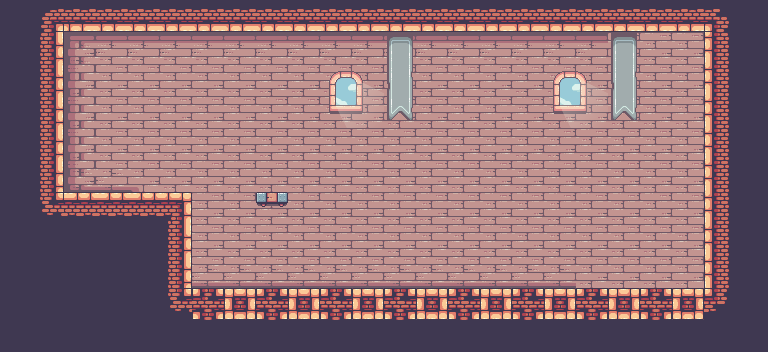

Tiled map render using the project's own tile images. Description and the whole map definition, tile-layer contents included, below:
An orthogonal 24x11 tile map with 32x32 px tiles, 3 tile layers (background, items, ground), 2 tilesets and 12 objects (pig, king, pig2, startdoor, enddoor, ...).

<map version="1.10" tiledversion="1.11.2" orientation="orthogonal" renderorder="right-down" width="24" height="11" tilewidth="32" tileheight="32" infinite="0" nextlayerid="8" nextobjectid="26">
 <tileset firstgid="1" name="Terrain (32x32)" tilewidth="32" tileheight="32" tilecount="247" columns="19">
  <image source="../images/14-TileSets/Terrain (32x32).png" width="608" height="416" />
 </tileset>
 <tileset firstgid="248" name="Decorations (32x32)" tilewidth="32" tileheight="32" tilecount="42" columns="7">
  <image source="../images/14-TileSets/Decorations (32x32).png" width="224" height="192" />
 </tileset>
 <layer id="1" name="background" width="24" height="11">
  <data encoding="csv">
41,27,60,60,60,60,60,60,60,60,60,60,60,60,60,60,60,60,60,60,60,60,28,41,
41,42,135,136,136,136,136,136,136,136,136,136,136,136,136,136,136,136,136,155,155,155,40,41,
41,42,154,155,155,155,155,155,155,155,155,155,155,155,155,155,155,155,155,155,155,155,40,41,
41,42,154,155,155,155,155,155,155,155,155,155,155,155,155,155,155,155,155,155,155,155,40,41,
41,42,154,155,155,155,155,155,155,155,155,155,155,155,155,155,155,155,155,155,155,155,40,41,
41,42,154,155,155,155,155,155,155,155,155,155,155,155,155,155,155,155,155,155,155,155,40,41,
41,42,33,155,155,155,155,155,155,155,155,155,155,155,155,155,155,155,155,155,155,155,40,41,
41,41,41,22,155,155,155,155,155,155,155,155,155,155,155,155,155,155,155,155,155,155,40,41,
41,41,41,0,174,174,174,174,174,174,174,174,174,174,174,174,174,174,155,155,155,155,40,41,
41,59,60,60,22,22,22,22,22,22,22,22,22,22,22,22,22,22,22,22,36,101,47,41,
41,41,41,41,41,41,41,41,41,41,41,41,41,41,41,41,41,41,41,41,41,41,41,41
</data>
 </layer>
 <layer id="4" name="items" width="24" height="11">
  <data encoding="csv">
0,0,0,0,0,0,0,0,0,0,0,0,0,0,0,0,0,0,0,0,0,0,0,0,
0,0,0,0,0,136,0,0,0,0,0,0,256,0,0,0,0,0,0,256,0,0,0,0,
0,0,0,155,155,155,0,0,0,0,271,272,263,0,0,0,0,271,272,263,0,0,0,0,
0,0,0,155,155,155,0,0,0,0,278,279,270,0,0,0,0,278,279,270,0,0,0,0,
0,0,0,0,0,0,0,0,0,0,0,0,0,0,0,0,0,0,0,0,0,0,0,0,
0,0,0,0,0,0,0,0,0,0,0,0,0,0,0,0,0,0,0,0,0,0,0,0,
0,0,0,0,0,0,0,0,267,0,0,0,0,0,0,0,0,0,0,0,0,0,0,0,
0,0,0,0,0,0,0,0,0,0,0,0,0,0,0,0,0,0,0,0,0,0,0,0,
0,0,0,0,0,0,0,0,0,0,0,0,0,0,0,0,0,0,0,0,0,0,0,0,
0,0,0,0,0,0,0,0,0,0,0,0,0,0,0,0,0,0,0,0,0,0,0,0,
0,0,0,0,0,0,0,0,0,0,0,0,0,0,0,0,0,0,0,0,0,0,0,0
</data>
 </layer>
 <layer id="2" name="ground" width="24" height="11">
  <data encoding="csv">
0,0,0,0,0,0,0,0,0,0,0,0,0,0,0,0,0,0,0,0,0,0,0,0,
0,0,0,0,0,0,0,0,0,0,0,0,0,0,0,0,0,0,0,0,0,0,0,0,
0,0,0,0,0,0,0,0,0,0,0,0,0,0,0,0,0,0,0,0,0,0,0,0,
0,0,0,0,0,0,0,0,0,0,0,0,0,0,0,0,0,0,0,0,0,0,0,0,
0,0,0,0,0,0,0,0,0,0,0,0,0,0,0,0,0,0,0,0,0,0,0,0,
0,0,173,174,142,0,0,0,0,0,0,0,0,0,0,0,0,0,0,0,0,0,0,0,
0,46,22,22,22,23,0,0,0,0,0,0,0,0,0,0,0,0,0,0,0,0,0,0,
0,0,0,41,41,42,0,0,0,0,0,0,0,0,0,0,0,0,0,0,0,0,0,0,
0,0,0,41,41,42,174,174,0,0,0,0,0,0,0,0,0,0,0,0,0,0,0,0,
0,41,41,41,41,46,36,101,36,101,36,101,36,101,36,101,36,101,36,101,36,0,0,0,
0,0,0,0,0,0,0,0,0,0,0,0,0,0,0,0,0,0,0,0,0,0,0,0
</data>
 </layer>
 <objectgroup id="5" name="collisions">
  <object id="5" x="64" y="194.666" width="126.666" height="54.0007" />
  <object id="9" x="258" y="192" width="29.3333" height="17.3333" />
  <object id="20" x="18.8485" y="7.75758" width="43.1515" height="220.727" />
  <object id="22" x="705.33" y="3" width="50.667" height="332" />
  <object id="23" x="141" y="292" width="598" height="60" />
  <object id="24" x="145" y="196" width="51" height="140" />
 </objectgroup>
 <objectgroup id="3" name="spawnpoints">
  <object id="2" name="pig" x="509" y="262.667">
   <point />
  </object>
  <object id="1" name="king" x="122.667" y="176.667">
   <point />
  </object>
  <object id="8" name="pig2" x="270.667" y="182.667">
   <point />
  </object>
  <object id="10" name="startdoor" x="131.333" y="190.667">
   <point />
  </object>
  <object id="16" name="enddoor" x="660.67" y="287.333">
   <point />
  </object>
  <object id="19" name="heart" x="376.667" y="200">
   <point />
  </object>
 </objectgroup>
</map>
